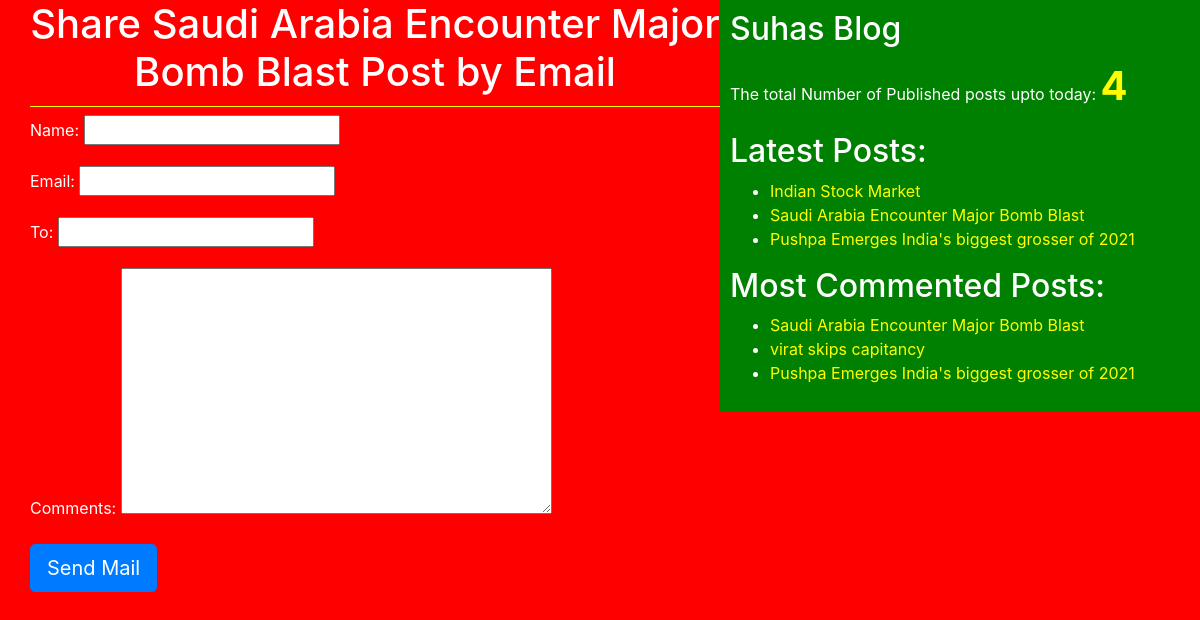
/3/share/, run on the app's committed database.
### testapp/models.py (models this page shows, shortened)
class Post(models.Model):
    STATUS_CHOICES=(('draft','Draft'),('published','Published'))
    title=models.CharField(max_length=250)
    slug=models.SlugField(max_length=400)
    author=models.ForeignKey(User,related_name='blog_posts',on_delete=models.CASCADE)
    body=models.TextField()
    publish=models.DateTimeField(default=timezone.now)
    created=models.DateTimeField(auto_now_add=True)
    updated=models.DateTimeField(auto_now=True)
    status=models.CharField(max_length=10,choices=STATUS_CHOICES,default='draft')
    tags=TaggableManager()
    class Meta:
        ordering=('-publish',)
    def get_absolute_url(self):
        return reverse('blog_detail',args=[self.publish.year,self.publish.strftime('%m'),self.publish.strftime('%d'),self.slug])

### testapp/views.py (the view)
# urls.py: re_path('(?P<id>\d+)/share/$', views.mail_send_view),
def mail_send_view(request,id):
    post=get_object_or_404(Post,id=id,status='published')
    sent=False
    if request.method=='POST':
        form=EmailSendForm(request.POST)
        if form.is_valid():
            cd=form.cleaned_data
            subject='{}({}) Recommends You to read "{}"'.format(cd['name'],cd['email'],post.title)
            post_url=request.build_absolute_uri(post.get_absolute_url())
            message='Read post at:\n {}\n\n{}\s comments:\n{}'.format(post_url,cd['name'],cd['comments'])
            send_mail('subject','message','suhassmtp@gmail.com',[cd['to']])
            sent=True
    else:
        form=EmailSendForm()
    return render(request,'testapp/sharebyemail.html',{'form':form,'post':post,'sent':sent})

### testapp/forms.py
class EmailSendForm(forms.Form):
    name=forms.CharField()
    email=forms.CharField()
    to=forms.CharField()
    comments=forms.CharField(required=False,widget=forms.Textarea)

### testapp/templatetags/blog_tags.py (called while the page is built)
@register.simple_tag(name='my_tag')
def total_posts():
    return Post.objects.count()

@register.inclusion_tag('testapp/latestpost123.html')
def show_latest_posts():
    latest_posts=Post.objects.order_by('-publish')[:3]
    return {'latest_posts':latest_posts}

@register.simple_tag()
def get_most_commented_posts(count=3):
    return Post.objects.annotate(total_comments=Count('comments')).order_by('-total_comments')[:count]

### templates/testapp/sharebyemail.html (shortened to what this page needs)
<!DOCTYPE html>
{%extends 'testapp/base.html'%}
{%load static%}
{%block body_block%}
{%if sent%}
<h1>Email Sent successfull.......!!!</h1>
<h2>Post with title:{{post.title}}</h2>
{%else%}
<h1> Share {{post.title}} Post by Email</h1>
<form  method="post">
  {{form.as_p}}
  <input type="submit" class="btn btn-lg btn-primary" value="Send Mail">
  </form>
{%endif%}
{%endblock%}

### templates/testapp/base.html (shortened to what this page needs)
<!DOCTYPE html>
{%load blog_tags%}
{%load static%}
<html lang="en" dir="ltr">
  <head>
    <link rel="stylesheet" href="https://cdn.jsdelivr.net/npm/bootstrap@4.5.3/dist/css/bootstrap.min.css">
<link rel="stylesheet" href="https://cdn.jsdelivr.net/npm/bootstrap@4.5.3/dist/css/bootstrap.min.css">
<link rel="stylesheet" href="{%static "css/blogstyles.css"%}">
  </head>
  <body>
    <div class="content">
      {%block body_block%}
      {%endblock%}
    </div>
    <div class="sidebar">
        <h2>Suhas Blog</h2>
      <p>The total Number of Published posts upto today: <span id="tag">{%my_tag%}</span></p>
      <h2>Latest Posts:</h2>{%show_latest_posts%}
       <h2>Most Commented Posts:</h2>
       {%get_most_commented_posts as most_commented_posts%}
       <ul>
         {%for post in most_commented_posts%}
         <li><a href="{{post.get_absolute_url}}">{{post.title}}</a></li>
         {%endfor%}
       </ul>
</div>
  </body>
</html>

### templates/testapp/latestpost123.html
<ul>
  {%for post in latest_posts%}
  <li> <a href="{{post.get_absolute_url}}">{{post.title}}</a></li>
  {%endfor%}
</ul>

### static/css/blogstyles.css (style rules this page uses)
.content { width:60%; float:left; padding: 0 0 0 30px; background: red; height: 100%; }
.sidebar { width: 40%; float: right; padding: 10px; background: green; height: 100% }
h1 { text-align: center; border-bottom: 1px solid yellow; padding-bottom: 10px; }
body { color: white; background: red; }
a { color: yellow; }
#tag { font-size: 40px; color:yellow; font-weight: bold; }

### data on the page
Post: title "Saudi Arabia Encounter Major Bomb Blast"
Post: title "Indian Stock Market"
Post: title "Pushpa Emerges India's biggest grosser of 2021"
Post: title "virat skips capitancy"
